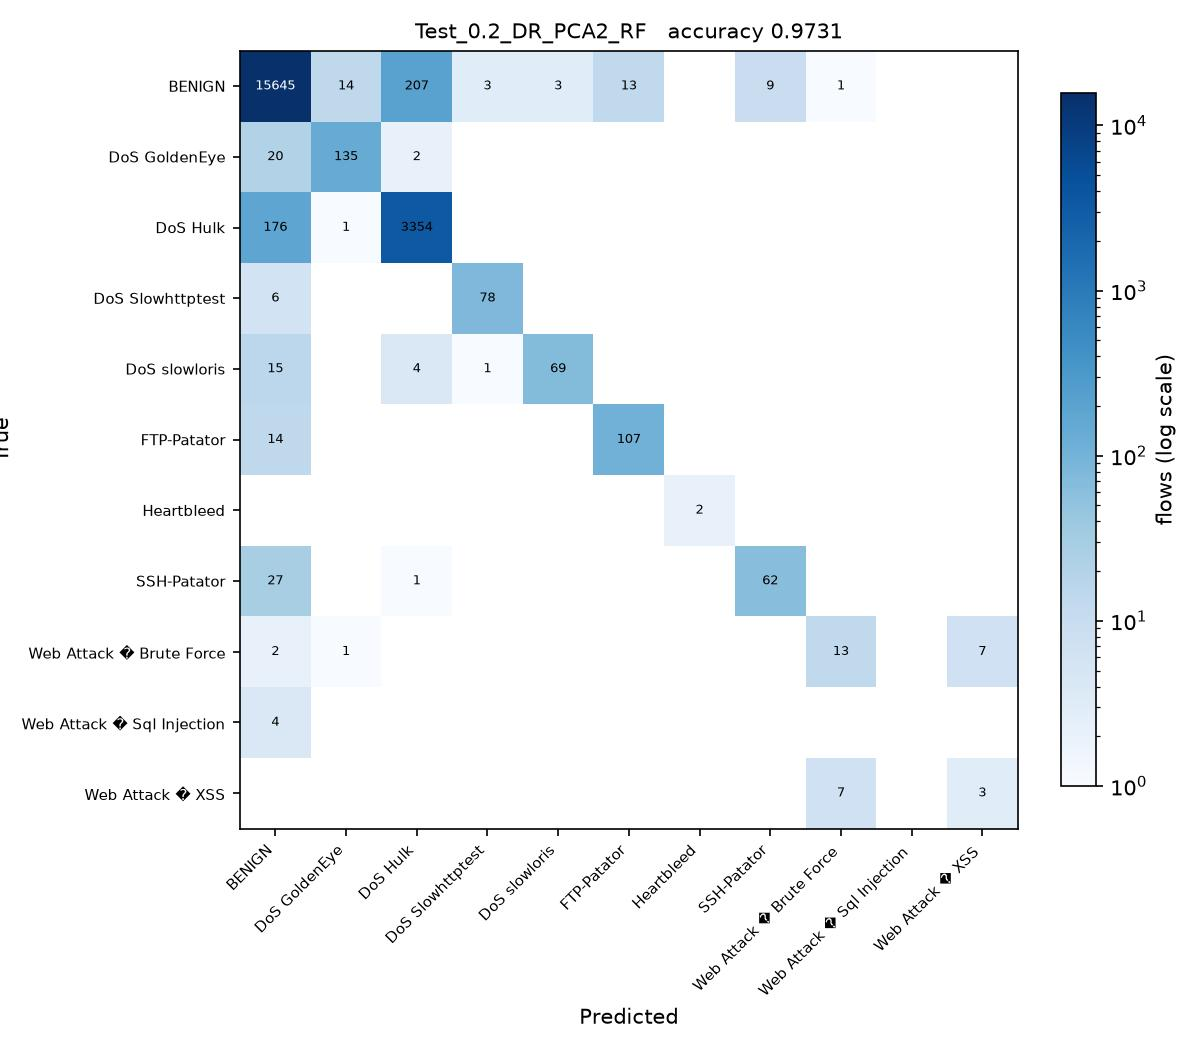

This chart was generated by the following Python code:
# Test_0.2_DR_PCA2_RF.py
#
# Test size 0.2  |  PCA, 2 components  |  Random Forest (sheet #7)
#
# This is SGDC_60_40.py with the changes marked CHANGE below and nothing else.

import os
from pathlib import Path

# CHANGE 1: find the folder holding the three CSV files and run from there, so
# the plain file names below resolve no matter where this script is started
# from or how deeply it sits inside the project folder.
HERE = Path(__file__).resolve().parent
for PROJECT in [HERE, *HERE.parents]:
    if (PROJECT / 'Tuesday-WorkingHours.pcap_ISCX.csv').exists():
        os.chdir(PROJECT)
        break
else:
    raise SystemExit('Put this folder inside the folder that holds the three '
                     'CIC-IDS2017 CSV files, then run the script again.')
import numpy as np
import pandas as pd

df1 = pd.read_csv('Tuesday-WorkingHours.pcap_ISCX.csv', low_memory=True)
df2 = pd.read_csv('Wednesday-workingHours.pcap_ISCX.csv', low_memory=True)
df3 = pd.read_csv('Thursday-WorkingHours-Morning-WebAttacks.pcap_ISCX.csv', low_memory=True)

dataset = pd.concat([df1, df2, df3], ignore_index=True)

dataset.columns = dataset.columns.str.strip()

# CHANGE 2: a stratified sample of 100000 flows, the same for every run. An RBF
# SVM on all 1.3 million flows would take about an hour per script.
# At least 50 flows of every class are kept.
label = dataset.columns[-1]
dataset = pd.concat(
    [g.sample(n=min(len(g), max(50, round(100000 * len(g) / len(dataset)))), random_state=0)
     for _, g in dataset.groupby(label)],
    ignore_index=True
)

X = dataset.iloc[:, :-1]
y = dataset.iloc[:, -1]

X = X.apply(pd.to_numeric, errors='coerce')

X.replace([np.inf, -np.inf], np.nan, inplace=True)

from sklearn.impute import SimpleImputer

imputer = SimpleImputer(missing_values=np.nan, strategy='mean')
X = imputer.fit_transform(X)

from sklearn.preprocessing import LabelEncoder

labelencoder_y = LabelEncoder()
y = labelencoder_y.fit_transform(y)

from sklearn.model_selection import train_test_split

X_train, X_test, y_train, y_test = train_test_split(
    X,
    y,
    test_size=0.2,   # CHANGE 3: test size
    random_state=0,
    stratify=y
)

# CHANGE 4: PCA, from PCA_LDA_KErnel_PCA_CODE.pdf (fit only on training data)
from sklearn.decomposition import PCA

pca = PCA(n_components=2)
X_train = pca.fit_transform(X_train)
X_test = pca.transform(X_test)

# CHANGE 5: Random Forest (sheet #7) in place of SGDClassifier
from sklearn.ensemble import RandomForestClassifier

classifier = RandomForestClassifier(
    n_estimators=100,
    criterion='entropy',
    random_state=0
)

classifier.fit(X_train, y_train)

y_pred = classifier.predict(X_test) 

from sklearn.metrics import confusion_matrix
from sklearn.metrics import accuracy_score
from sklearn.metrics import precision_score
from sklearn.metrics import recall_score
from sklearn.metrics import f1_score
from sklearn.metrics import classification_report

cm = confusion_matrix(y_test, y_pred)

print("Confusion Matrix:\n")
print(cm)

print("\nAccuracy : {:.4f}".format(accuracy_score(y_test, y_pred)))
print("\nPrecision : {:.4f}".format(precision_score(y_test, y_pred, average='weighted')))
print("\nRecall : {:.4f}".format(recall_score(y_test, y_pred, average='weighted')))
print("\nF1 Score : {:.4f}".format(f1_score(y_test, y_pred, average='weighted')))

print("\nClassification Report:\n")
print(classification_report(y_test, y_pred))

# CHANGE 6: save the confusion matrix as Test_0.2_DR_PCA2_RF.jpg and record the result
import matplotlib
matplotlib.use('Agg')
import matplotlib.pyplot as plt
from matplotlib.colors import LogNorm

here = HERE                     # the folder this script sits in
names = [str(c) for c in labelencoder_y.classes_]
fig, ax = plt.subplots(figsize=(8, 7))
im = ax.imshow(cm, cmap='Blues', norm=LogNorm(vmin=1))
ax.set_xticks(range(len(names)), names, rotation=45, ha='right', fontsize=7)
ax.set_yticks(range(len(names)), names, fontsize=7)
ax.set_xlabel('Predicted')
ax.set_ylabel('True')
ax.set_title('Test_0.2_DR_PCA2_RF   accuracy {:.4f}'.format(accuracy_score(y_test, y_pred)), fontsize=10)
for i in range(cm.shape[0]):
    for j in range(cm.shape[1]):
        if cm[i, j]:
            ax.text(j, i, cm[i, j], ha='center', va='center', fontsize=6,
                    color='white' if cm[i, j] > cm.max() / 3 else 'black')
fig.colorbar(im, ax=ax, fraction=0.04, label='flows (log scale)')
fig.tight_layout()
fig.savefig(here / 'Test_0.2_DR_PCA2_RF.jpg', dpi=150)
plt.close(fig)

row = pd.DataFrame([{
    'Test': 0.2, 'DR': 'PCA2', 'Clas': 'RF',
    'Acc': round(accuracy_score(y_test, y_pred), 4),
    'Pre': round(precision_score(y_test, y_pred, average='weighted'), 4),
    'Rec': round(recall_score(y_test, y_pred, average='weighted'), 4),
    'F1': round(f1_score(y_test, y_pred, average='weighted'), 4),
    'script': 'Test_0.2_DR_PCA2_RF',
}])
out = PROJECT / 'results' / '75_runs_pca.csv'
out.parent.mkdir(exist_ok=True)
if out.exists():
    old = pd.read_csv(out)
    row = pd.concat([old[old['script'] != 'Test_0.2_DR_PCA2_RF'], row], ignore_index=True)
row.to_csv(out, index=False)
